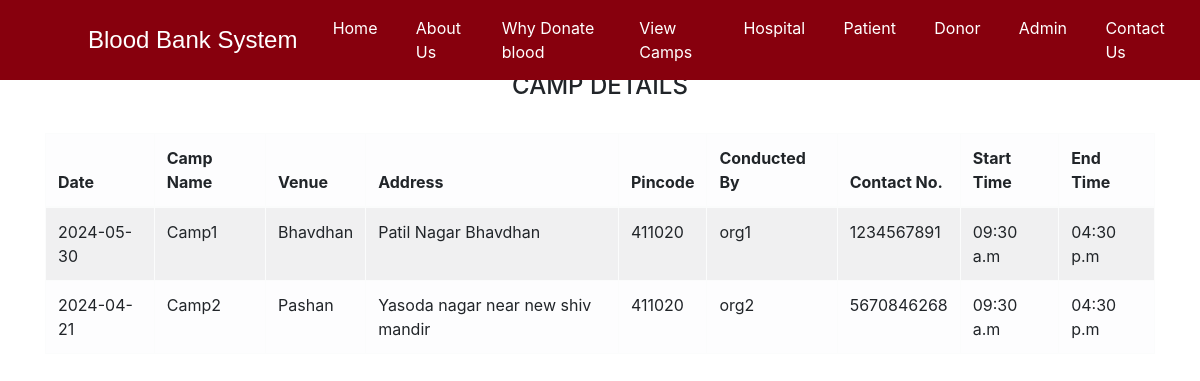
The app's page /camp with its own data.
### blood/models.py (models this page shows)
class DonationCamp(models.Model):
    camp_name = models.CharField(
        max_length=50,
        null=True
    )
    camp_venue = models.CharField(
        max_length=50,
        null=True
    )
    address = models.CharField(
        max_length=50,
        null=True
    )
    pincode = models.CharField(
        max_length=50,
        null=True
    )
    organizer = models.CharField(
        max_length=50,
        null=True
    )
    contact_number = models.CharField(
        max_length=50,
        null=True
    )
    date = models.CharField(
        max_length=50,
        null=True
    )
    starttime = models.CharField(
        max_length=50,
        null=True
    )
    endtime = models.CharField(
        max_length=50,
        null=True
    )

### blood/views.py (the view)
# urls.py: path('camp',views.camp,name="camp"),
def camp(request):
    camps = models.DonationCamp.objects.all()
    return render(request,'blood/view_camp.html', {'details':dict,'camps':camps})

### templates/blood/view_camp.html (shortened to what this page needs)
{% load static %}
<!DOCTYPE html>
<head>
</head>
<body>
  {% include "blood/navbar.html" %}
<br>
<br><br>
<div class="container">
    <H4 class="text-center">CAMP DETAILS</H4><br>
    <table class="table table-light table-hover table-bordered table-striped" border="1">
        <thead class="headings" border="1" >
            <tr>
                <th scope="col">Date</th>
                <th scope="col">Camp Name</th>
                <th scope="col">Venue</th>
                <th scope="col">Address</th>
                <th scope="col">Pincode</th>
                <th scope="col">Conducted By</th>
                <th scope="col">Contact No.</th>
                <th scope="col">Start Time</th>
                <th scope="col">End Time</th>
            </tr>
        </thead>
        <tbody>
            {% for c in camps %}
            <tr>
                <td>{{c.date}}</td>
                <td>{{c.camp_name}}</td>
                <td>{{c.camp_venue}}</td>
                <td>{{c.address}}</td>
                <td>{{c.pincode}}</td>
                <td>{{c.organizer}}</td>
                <td>{{c.contact_number}}</td>
                <td>{{c.starttime}}</td>
                <td>{{c.endtime}}</td>
            </tr>
            {% endfor %}
    </table>
</div>
</body>
</html>

### records on screen
DonationCamp: date "2024-05-30", camp_name "Camp1", camp_venue "Bhavdhan", address "Patil Nagar Bhavdhan", pincode "411020", organizer "org1", contact_number "1234567891", starttime "09:30 a.m", endtime "04:30 p.m"
DonationCamp: date "2024-04-21", camp_name "Camp2", camp_venue "Pashan", address "Yasoda nagar near new shiv mandir", pincode "411020", organizer "org2", contact_number "5670846268", starttime "09:30 a.m", endtime "04:30 p.m"
